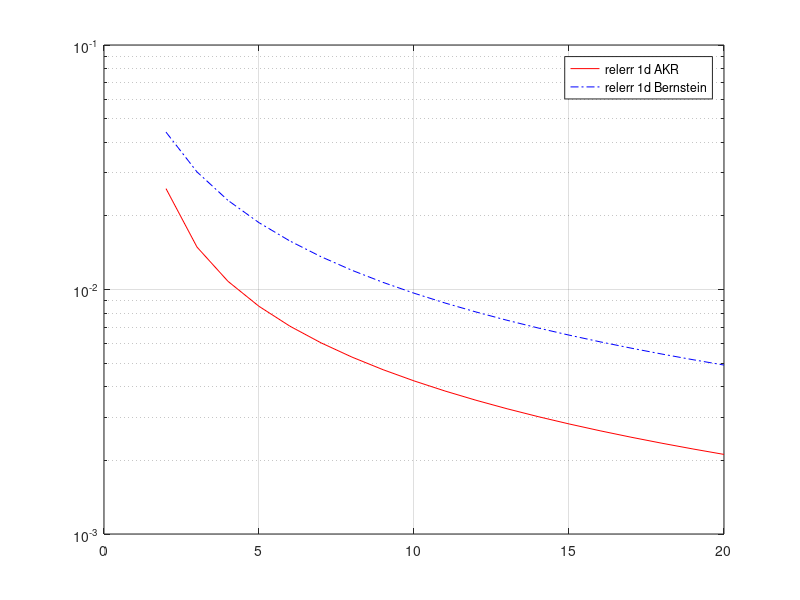
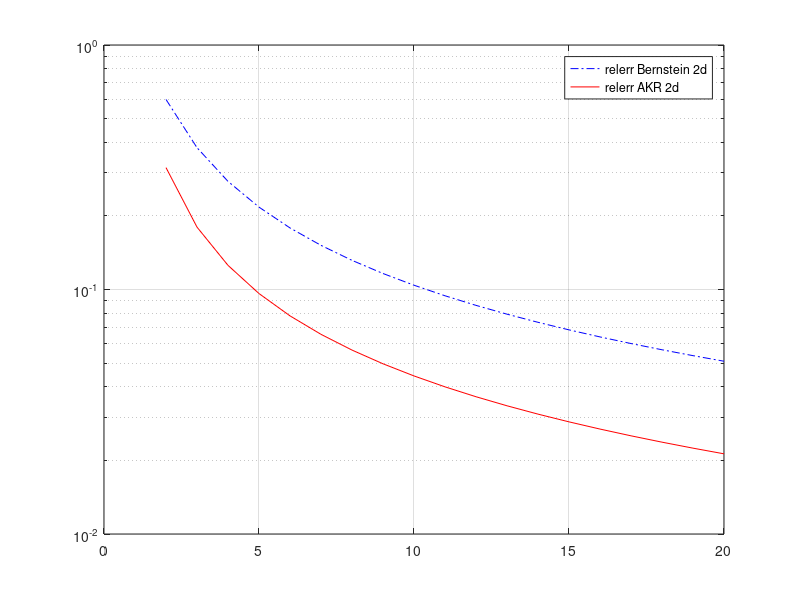

Reproduce these figures in MATLAB, in order.
clear all
close all

%---------------------------------------------------------
% Copyright by Ana Maria Acu and Stefano De Marchi
% March 2022
%
%  This script computes the Aldaz and Bernstein approximation
%  of a function in 1d and 2d as well as cubature
%---------------------------------------------------------

% n=input('give me n=');
% j=input('give me j (>=1)');
j=2;
m=100; N=20;
f1d=@(x) -2/pi*x.*cos(pi*x/2)+4/pi^2*sin(pi*x/2); %function to approximate
x=linspace(0,1,m);   %evaluation points
y=x;

for n=j:N


% Aldaz points

t(1:j)=0;
for k=j:n,
    t(k+1)= (factorial(k)/factorial(k-j)*factorial(n-j)/factorial(n))^(1/j);
end

% Bernstein points
b=0:1/n:1;


% Bernstein and Aldaz approximations in 1d

for i=1:length(x),
    for k=0:n,
       bern(k+1)=nchoosek(n,k)*x(i)^k*(1-x(i))^(n-k);
    end
    bbA(i)=f1d(t)*bern';
    bbB(i)=f1d(b)*bern';
end


plot(x,f1d(x),'r', x,bbA,'b', x,bbB,'k');

ff=f1d(x);
eA(n)=norm(ff-bbA,inf)/norm(ff);
eB(n)=norm(ff-bbB,inf)/norm(ff);
end

semilogy(1:length(eA),eA,'r', 1:length(eB), eB, 'b-.')
legend('relerr 1d AKR','relerr 1d Bernstein')
grid


clear n
%
%  bivariate example
%
f2d=@(x,y) exp(x.^2.*y.^2)-1;

for n=j:N
% figure(2)
% Bernstein points
b=0:1/n:1;


% Aldaz points
a(1:j)=0;
for k=j:n
    a(k+1)= (factorial(k)/factorial(k-j)*factorial(n-j)/factorial(n))^(1/j);
end

 [bx,by]=meshgrid(b);   %grid of Bernstein points
 [ax,ay]=meshgrid(a);   %grid of Aldaz points
 
 
 f2dB=f2d(bx,by);
 f2dA=f2d(ax,ay);
 %%%%%%
 w=x;
 %t=x;
 
 for i=1:length(w),
  for k=0:n,
     Bx(i,k+1)=nchoosek(n,k)*w(i)^k*(1-w(i))^(n-k);
    end
end
By=Bx;
 
 %Bx=bernsteinMatrix(n,w);

 [X,Y]=meshgrid(x);
 F=f2d(X,Y);
 %mesh(X,Y,F)
 
 BBernstein=Bx*f2dB*By';
 BAldaz=Bx*f2dA*By';
 
 errBer2d(n)=norm(BBernstein-F)/norm(F);
 errAKR2d(n)=norm(BAldaz-F)/norm(F);



end

figure
semilogy(1:length(errBer2d),errBer2d,'b-.',1:length(errAKR2d),errAKR2d,'r')
legend('relerr Bernstein 2d','relerr AKR 2d')
grid
